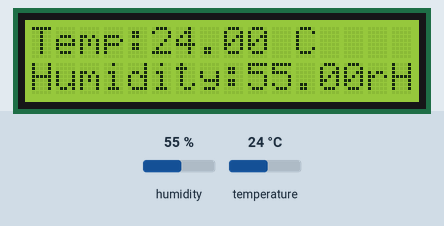
The sketch below on a simulated Arduino Leonardo, built with avr-gcc and run on an emulated ATmega32U4. On the bench: 16×2 character LCD. The inputs (shaded band) are chosen by the test bench; at power-on: humidity 55 %, temperature 24 °C. What the sketch prints to the serial monitor is not drawn.

Above: at 1.7 s.
1.8 s: humidity set to 22 %
At 4.5 s:
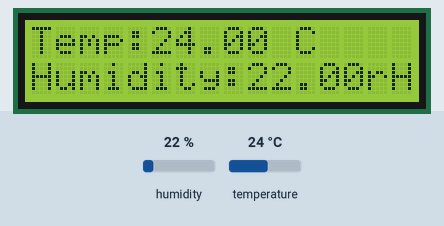
4.8 s: temperature set to 12 °C
At 7.0 s:
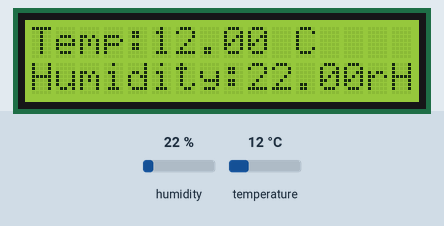
8.1 s: humidity set to 40 %
At 10.6 s:
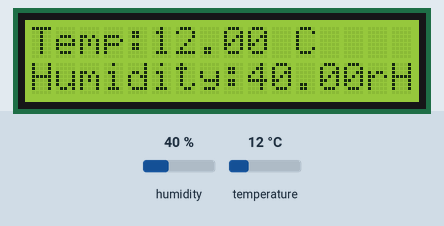
11.4 s: temperature set to 19 °C
At 14.2 s:
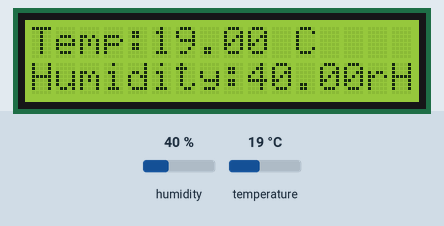
Timing chart, 0 to 15.7 s (numbered marks = the images above; inputs shaded):
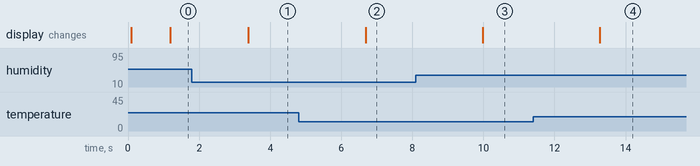

The sketch:

Elec_project.ino
```cpp
/***************************************************
  This is an example for the SHT4x Humidity & Temp Sensor

  Designed specifically to work with the SHT4x sensor from Adafruit
  ----> https://www.adafruit.com/products/4885

  These sensors use I2C to communicate, 2 pins are required to
  interface
 ****************************************************/

#include "Adafruit_SHT4x.h"
#include<Adafruit_RGBLCDShield.h>
#include<utility/Adafruit_MCP23017.h>
Adafruit_RGBLCDShield lcd = Adafruit_RGBLCDShield();

Adafruit_SHT4x sht4 = Adafruit_SHT4x();

void setup() {
  Serial.begin(115200);

  while (!Serial)
    delay(10);     // will pause Zero, Leonardo, etc until serial console opens

  Serial.println("Adafruit SHT4x test");
  if (! sht4.begin()) {
    Serial.println("Couldn't find SHT4x");
    while (1) delay(1);
  }
  Serial.println("Found SHT4x sensor");
  Serial.print("Serial number 0x");
  Serial.println(sht4.readSerial(), HEX);

  lcd.begin(16,2);
  lcd.setCursor(0,0);
  lcd.print("Temp:");
  lcd.setCursor(0,1);
  lcd.print("Humidity:");

}


void loop() {
  sensors_event_t humidity, temp;

  uint32_t timestamp = millis();
  sht4.getEvent(&humidity, &temp);// populate temp and humidity objects with fresh data
  timestamp = millis() - timestamp;

  Serial.print("Temperature: "); Serial.print(temp.temperature); Serial.println(" degrees C");
  Serial.print("Humidity: "); Serial.print(humidity.relative_humidity); Serial.println("% rH");

  Serial.print("Read duration (ms): ");
  Serial.println(timestamp);

  delay(1000);

  lcd.setCursor(5,0);
  lcd.print(temp.temperature);
  lcd.setCursor(11,0);
  lcd.print("C");
  lcd.setCursor(9,1);
  lcd.print(humidity.relative_humidity);
  lcd.setCursor(14,1);
  lcd.print("rH");

}
```

Measured:
- after the input at 1.8 s, the display: changes after 1.6 s (image 1)
- after the input at 4.8 s, the display: changes after 1.9 s (image 2)
- after the input at 8.1 s, the display: changes after 1.9 s (image 3)
- after the input at 11.4 s, the display: changes after 1.9 s (image 4)
